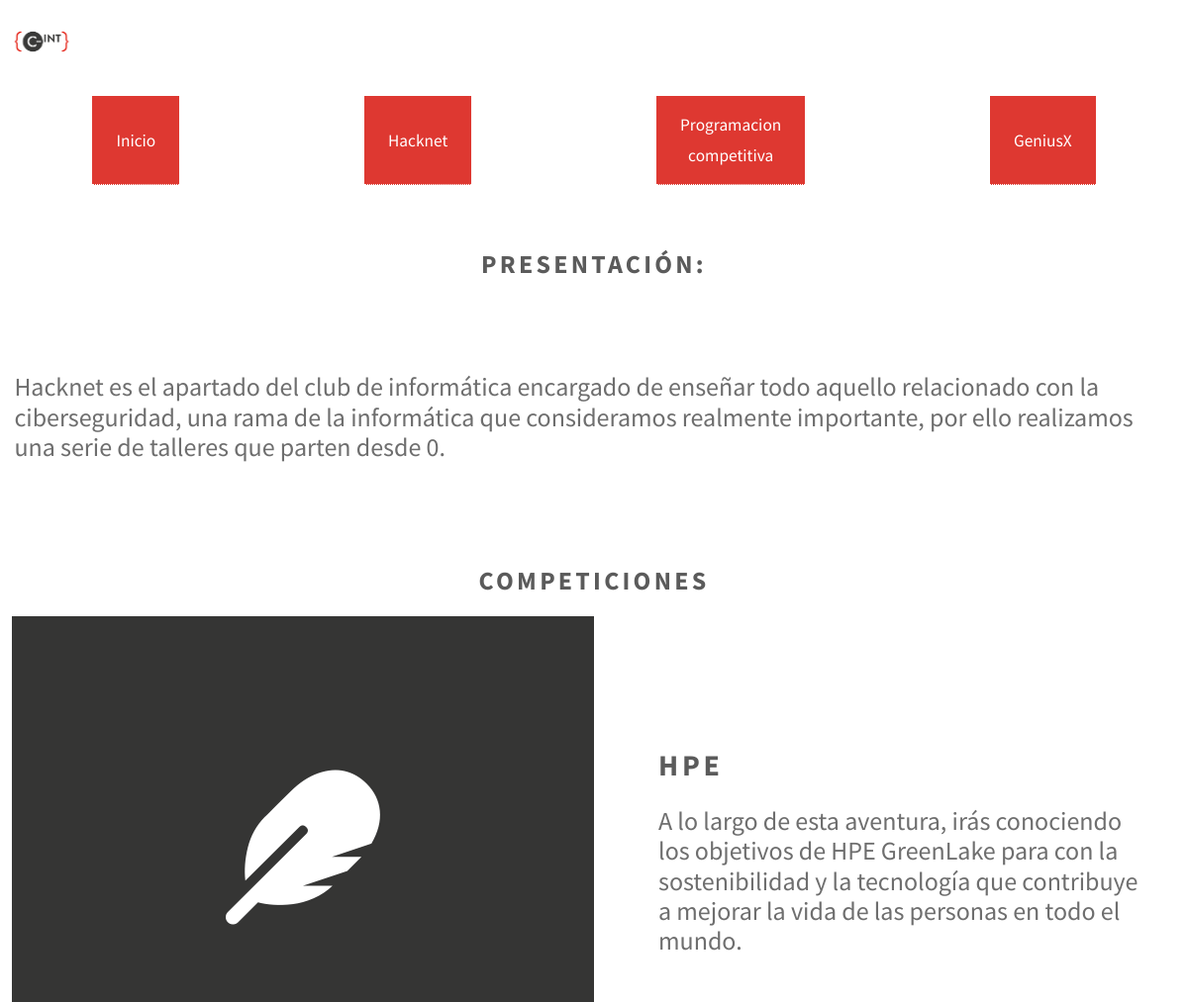
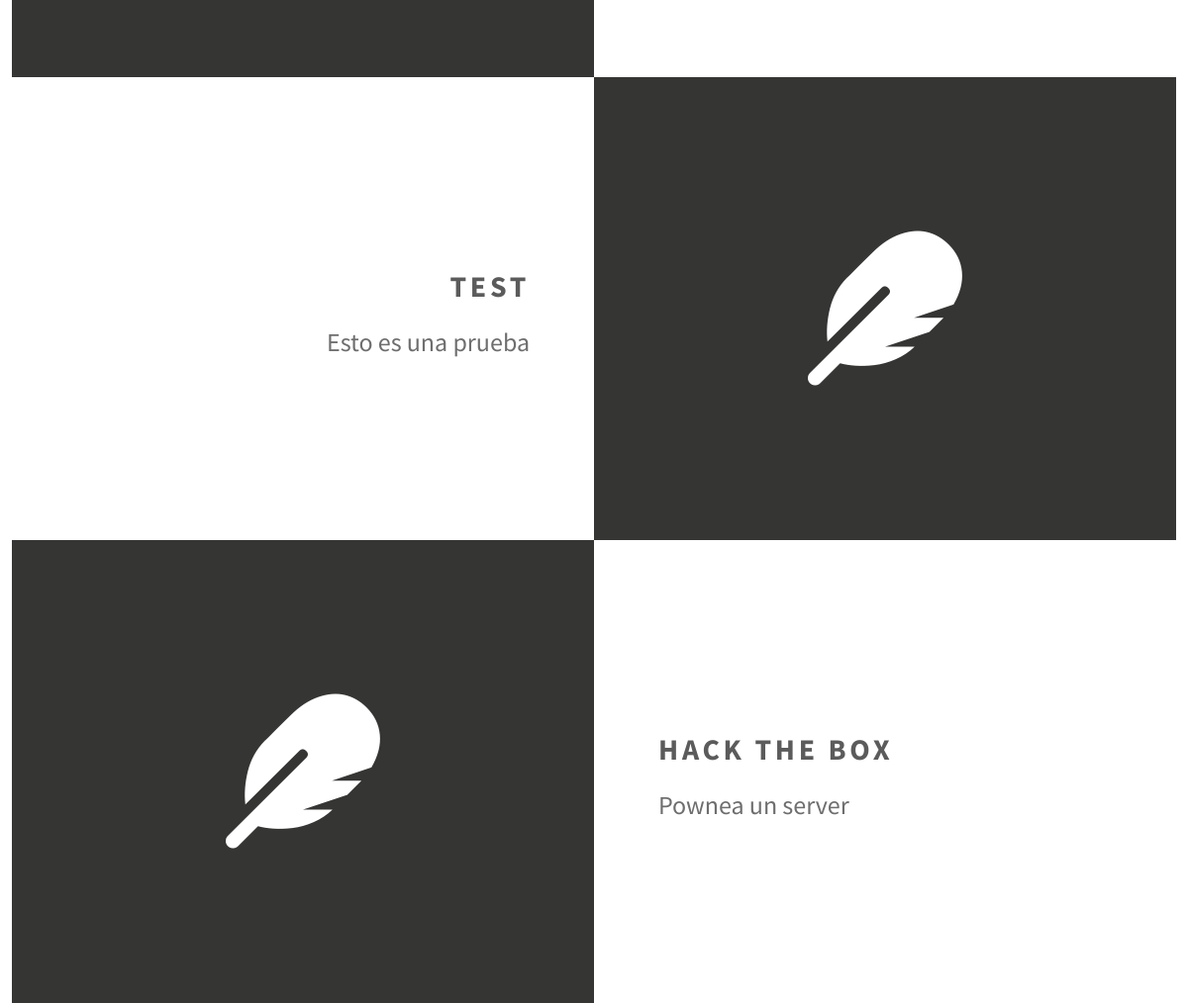
/Hacknet.php, run on the app's committed database (2 pictures, top to bottom).
### tables this page shows
CREATE TABLE `hacknet` (
  `id` int(5) NOT NULL,
  `titulo` varchar(64) NOT NULL,
  `descripcion` varchar(2048) NOT NULL,
  `link` varchar(255) NOT NULL
);

### Hacknet.php (the view, shortened to what this page needs)
<?php
require "assets/request/conexion.php";
?>
<!DOCTYPE html>
<html lang="en">
<head>
    <link rel="stylesheet" href="assets/css/main.css" />
</head>
<body>
<a href="index.php" class="Boton_cabecera" style="width: 5%; padding: 0%; align-self: start; background-color: rgb(255, 255, 255);"> <img id=logo_club src="\assets\img\ue_logoclub_cmyk_11_c_int.png" style="width: 100%; padding: 0%; align-self: start;"></a>
    <nav id = Menu_cabecera>
        <a class = Boton_cabecera href="/">Inicio</a>
        <a class = Boton_cabecera href="Hacknet.php">Hacknet</a>
        <a class = Boton_cabecera href="ProgramacionCompetitiva.php">Programacion<br>competitiva</a>
        <a class = Boton_cabecera href="geniusX.php">GeniusX</a>
    </nav> <br>
<div class = presentacion>
    <h1>Presentación:</h1>
    <br><br>
    <p>Hacknet es el apartado del club de informática encargado de enseñar todo aquello relacionado con la ciberseguridad, una rama de la informática que consideramos realmente importante, por ello realizamos una serie de talleres que parten desde 0.</p>
</div>
<br>
<div class = actividades_en_curso>
    <h1 style="margin: 1.2%;">Competiciones</h1>
    <?php
            $query = "SELECT * FROM hacknet";
            $result = mysqli_query($conn, $query);
            $count = 0;
            if (mysqli_num_rows($result) > 0) {
                while ($row = mysqli_fetch_assoc($result)) {
                    if ($count % 2 == 0){
                        echo '<section class="feature left">';
                    }else{
                        echo '<section class="feature right">';
                    }
                    echo "<a href=".$row["link"].' class="image icon solid fa-feather"><img src="images/header2.png" alt="" width="50%"/></a>';
                    echo '<div class="content">';
                    echo '<h3>'.$row["titulo"].'</h3>';
                    echo '<p>'.$row["descripcion"].'</p>';
                    echo "</div>";
                    echo "</section>";
                    $count++;
                }
            } else {
                echo "<p>No se encontraron resultados</p>";
            }
        ?>
</body>
</html>

### data on the page
hacknet: titulo "HPE", descripcion "A lo largo de esta aventura, irás conociendo los objetivos de HPE GreenLake para con la sostenibilidad y la tecnología que contribuye a mejorar la vida de las personas en todo el mundo."
hacknet: titulo "TEST", descripcion "Esto es una prueba"
hacknet: titulo "HACK THE BOX", descripcion "Pownea un server"
